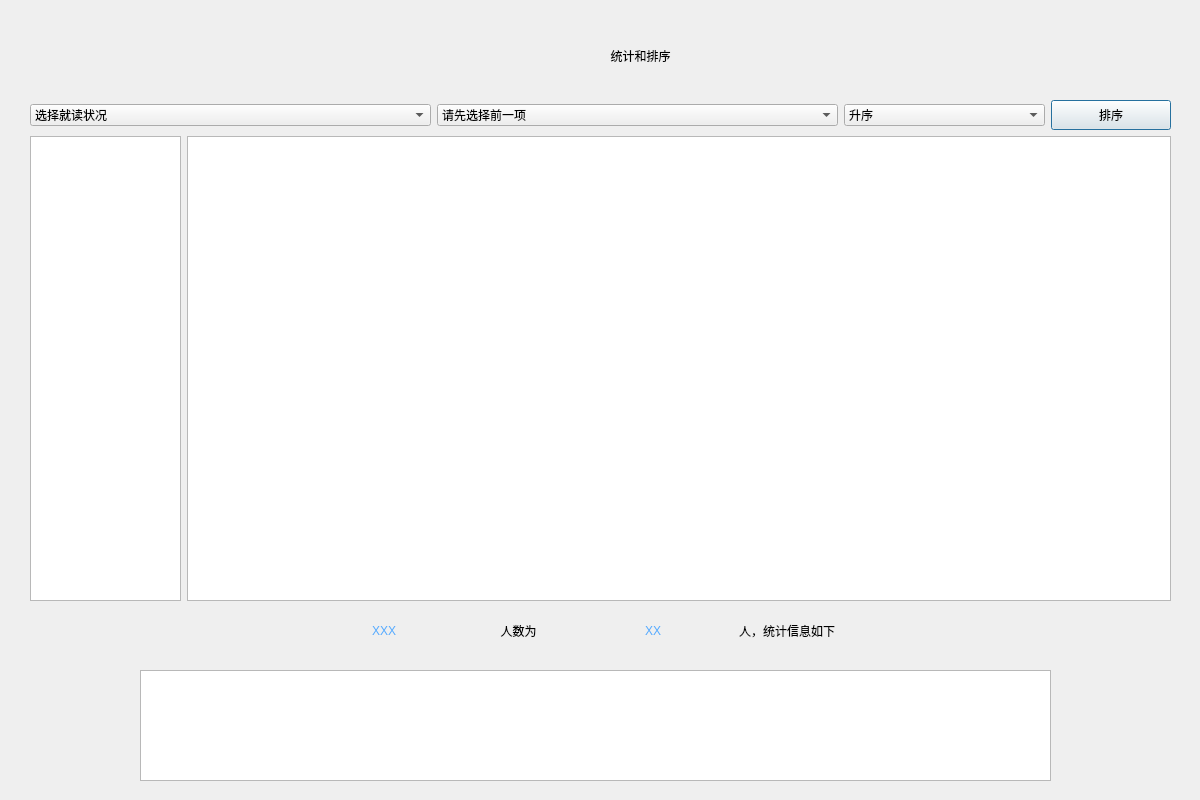
<?xml version="1.0" encoding="UTF-8"?>
<ui version="4.0">
 <class>sortstu</class>
 <widget class="QDialog" name="sortstu">
  <property name="geometry">
   <rect>
    <x>0</x>
    <y>0</y>
    <width>1200</width>
    <height>800</height>
   </rect>
  </property>
  <property name="sizePolicy">
   <sizepolicy hsizetype="Fixed" vsizetype="Fixed">
    <horstretch>0</horstretch>
    <verstretch>0</verstretch>
   </sizepolicy>
  </property>
  <property name="windowTitle">
   <string>Dialog</string>
  </property>
  <property name="styleSheet">
   <string notr="true">background-image: url(:/images/纯色.gif);</string>
  </property>
  <widget class="QLabel" name="label">
   <property name="geometry">
    <rect>
     <x>520</x>
     <y>30</y>
     <width>241</width>
     <height>51</height>
    </rect>
   </property>
   <property name="styleSheet">
    <string notr="true">font: 24pt &quot;黑体&quot;;</string>
   </property>
   <property name="text">
    <string>统计和排序</string>
   </property>
   <property name="alignment">
    <set>Qt::AlignCenter</set>
   </property>
  </widget>
  <widget class="QWidget" name="widget" native="true">
   <property name="geometry">
    <rect>
     <x>410</x>
     <y>0</y>
     <width>91</width>
     <height>91</height>
    </rect>
   </property>
   <property name="styleSheet">
    <string notr="true">background-image: url(:/images/可可排序.gif);</string>
   </property>
  </widget>
  <widget class="QWidget" name="layoutWidget">
   <property name="geometry">
    <rect>
     <x>30</x>
     <y>100</y>
     <width>1141</width>
     <height>501</height>
    </rect>
   </property>
   <layout class="QVBoxLayout" name="verticalLayout">
    <item>
     <layout class="QHBoxLayout" name="horizontalLayout_2" stretch="2,2,1,1">
      <item>
       <widget class="QComboBox" name="sortwhat">
        <item>
         <property name="text">
          <string>选择就读状况</string>
         </property>
        </item>
        <item>
         <property name="text">
          <string>小学生</string>
         </property>
        </item>
        <item>
         <property name="text">
          <string>中学生</string>
         </property>
        </item>
        <item>
         <property name="text">
          <string>大学生</string>
         </property>
        </item>
       </widget>
      </item>
      <item>
       <widget class="QComboBox" name="sortway">
        <item>
         <property name="text">
          <string>请先选择前一项</string>
         </property>
        </item>
       </widget>
      </item>
      <item>
       <widget class="QComboBox" name="sortflag">
        <item>
         <property name="text">
          <string>升序</string>
         </property>
        </item>
        <item>
         <property name="text">
          <string>降序</string>
         </property>
        </item>
       </widget>
      </item>
      <item>
       <widget class="QPushButton" name="sortbtn">
        <property name="sizePolicy">
         <sizepolicy hsizetype="Preferred" vsizetype="Preferred">
          <horstretch>0</horstretch>
          <verstretch>0</verstretch>
         </sizepolicy>
        </property>
        <property name="minimumSize">
         <size>
          <width>120</width>
          <height>30</height>
         </size>
        </property>
        <property name="maximumSize">
         <size>
          <width>120</width>
          <height>30</height>
         </size>
        </property>
        <property name="text">
         <string>排序</string>
        </property>
       </widget>
      </item>
     </layout>
    </item>
    <item>
     <layout class="QHBoxLayout" name="horizontalLayout" stretch="2,13">
      <item>
       <widget class="QTableView" name="tableView3"/>
      </item>
      <item>
       <widget class="QTableView" name="tableView"/>
      </item>
     </layout>
    </item>
   </layout>
  </widget>
  <widget class="QWidget" name="layoutWidget_2">
   <property name="geometry">
    <rect>
     <x>320</x>
     <y>610</y>
     <width>531</width>
     <height>41</height>
    </rect>
   </property>
   <layout class="QVBoxLayout" name="verticalLayout_3" stretch="2">
    <item>
     <layout class="QHBoxLayout" name="horizontalLayout_4" stretch="1,1,1,1">
      <item>
       <widget class="QLabel" name="sumShow1">
        <property name="styleSheet">
         <string notr="true">font: 16pt &quot;黑体&quot;;
color: rgb(85, 170, 255);</string>
        </property>
        <property name="text">
         <string>XXX</string>
        </property>
        <property name="alignment">
         <set>Qt::AlignCenter</set>
        </property>
       </widget>
      </item>
      <item>
       <widget class="QLabel" name="label_3">
        <property name="styleSheet">
         <string notr="true">font: 16pt &quot;黑体&quot;;</string>
        </property>
        <property name="text">
         <string>人数为</string>
        </property>
        <property name="alignment">
         <set>Qt::AlignCenter</set>
        </property>
       </widget>
      </item>
      <item>
       <widget class="QLabel" name="sumShow2">
        <property name="styleSheet">
         <string notr="true">font: 16pt &quot;黑体&quot;;
color: rgb(85, 170, 255);</string>
        </property>
        <property name="text">
         <string>XX</string>
        </property>
        <property name="alignment">
         <set>Qt::AlignCenter</set>
        </property>
       </widget>
      </item>
      <item>
       <widget class="QLabel" name="label_5">
        <property name="styleSheet">
         <string notr="true">font: 16pt &quot;黑体&quot;;</string>
        </property>
        <property name="text">
         <string>人，统计信息如下</string>
        </property>
        <property name="alignment">
         <set>Qt::AlignCenter</set>
        </property>
       </widget>
      </item>
     </layout>
    </item>
   </layout>
  </widget>
  <widget class="QTableView" name="tableView2">
   <property name="geometry">
    <rect>
     <x>140</x>
     <y>670</y>
     <width>911</width>
     <height>111</height>
    </rect>
   </property>
  </widget>
  <zorder>layoutWidget</zorder>
  <zorder>widget</zorder>
  <zorder>label</zorder>
  <zorder>layoutWidget_2</zorder>
  <zorder>tableView2</zorder>
 </widget>
 <tabstops>
  <tabstop>sortbtn</tabstop>
  <tabstop>sortwhat</tabstop>
  <tabstop>sortway</tabstop>
 </tabstops>
 <resources/>
 <connections/>
</ui>
